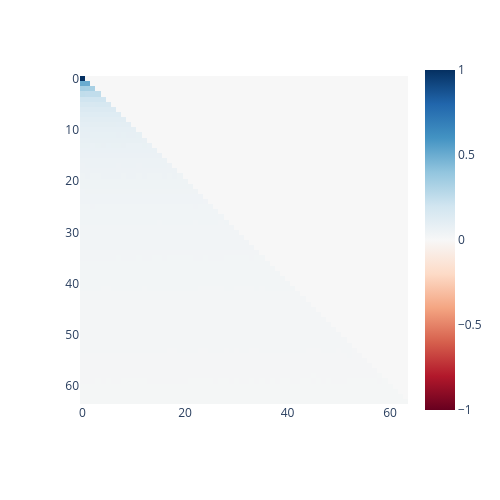

The notebook cell saved with this chart:
### Code cell
# L0
n_layers = 1
for layer_id in range(n_layers):
    # Heads
    for i in range(cfg.n_heads):
        imshow(
            to_numpy(cache["attn", layer_id][:, [i], :, :].mean([0, 1])),
            # title=f"Layer {layer_id} Attention Pattern {i}",
            height=500,
            width=500,
        )

### Figure 1 — Plotly figure (JSON) as saved in the notebook; plotly's stock layout.template omitted (floating-point values rounded to 4 significant figures; data arrays with more than 128 entries replaced by an {"elided": "..."} marker saying what was removed)
{"data": [{"coloraxis": "coloraxis", "hovertemplate": "x: %{x}<br>y: %{y}<br>color: %{z}<extra></extra>", "name": "0", "type": "heatmap", "xaxis": "x", "yaxis": "y", "z": {"elided": "64x64 float values"}}], "layout": {"coloraxis": {"cmid": 0, "colorscale": [[0, "rgb(103,0,31)"], [0.1, "rgb(178,24,43)"], [0.2, "rgb(214,96,77)"], [0.3, "rgb(244,165,130)"], [0.4, "rgb(253,219,199)"], [0.5, "rgb(247,247,247)"], [0.6, "rgb(209,229,240)"], [0.7, "rgb(146,197,222)"], [0.8, "rgb(67,147,195)"], [0.9, "rgb(33,102,172)"], [1, "rgb(5,48,97)"]]}, "height": 500, "margin": {"t": 60}, "width": 500, "xaxis": {"anchor": "y", "constrain": "domain", "domain": [0, 1], "scaleanchor": "y"}, "yaxis": {"anchor": "x", "autorange": "reversed", "constrain": "domain", "domain": [0, 1]}}}
